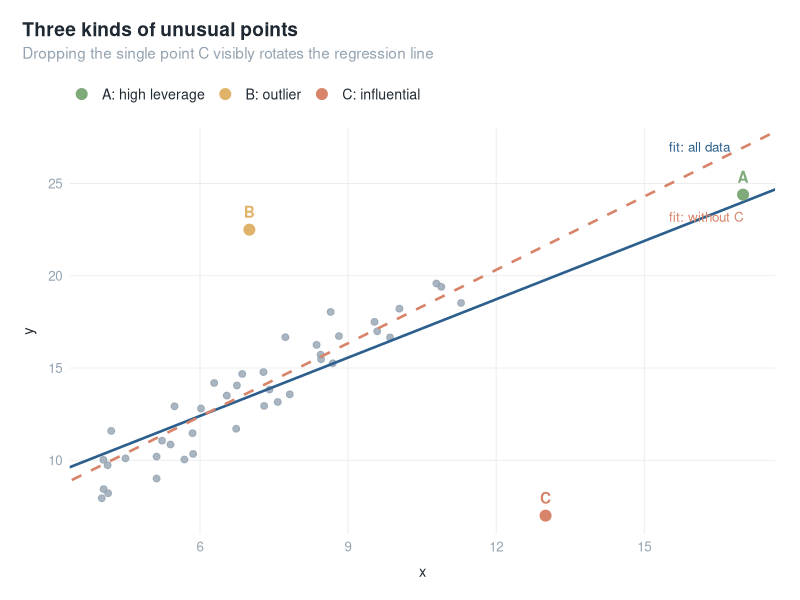
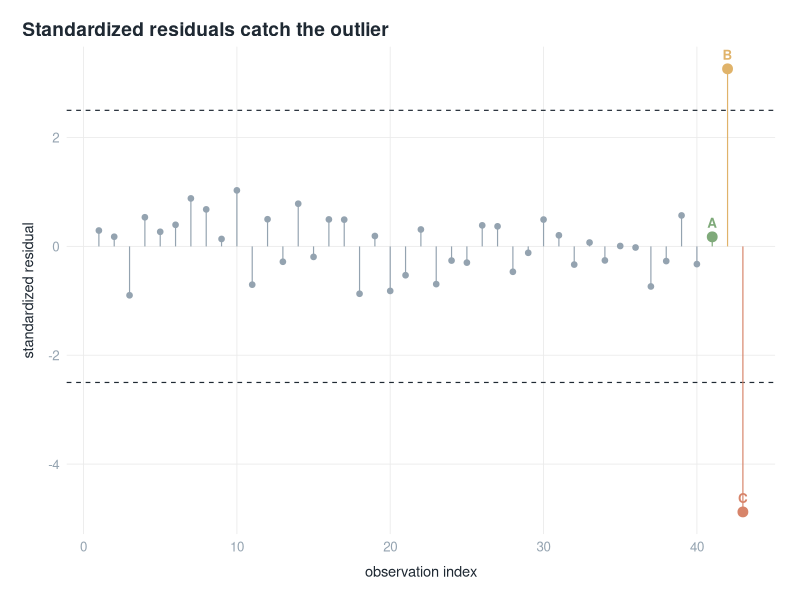
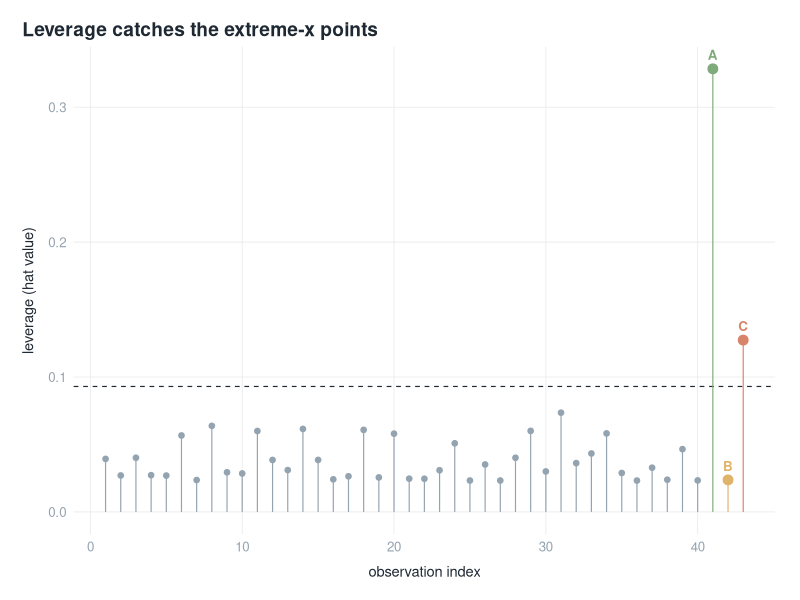
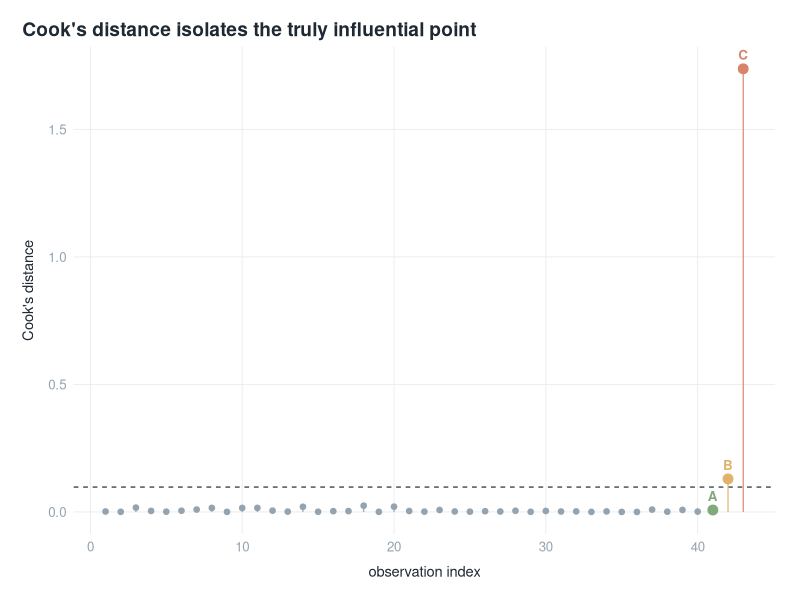
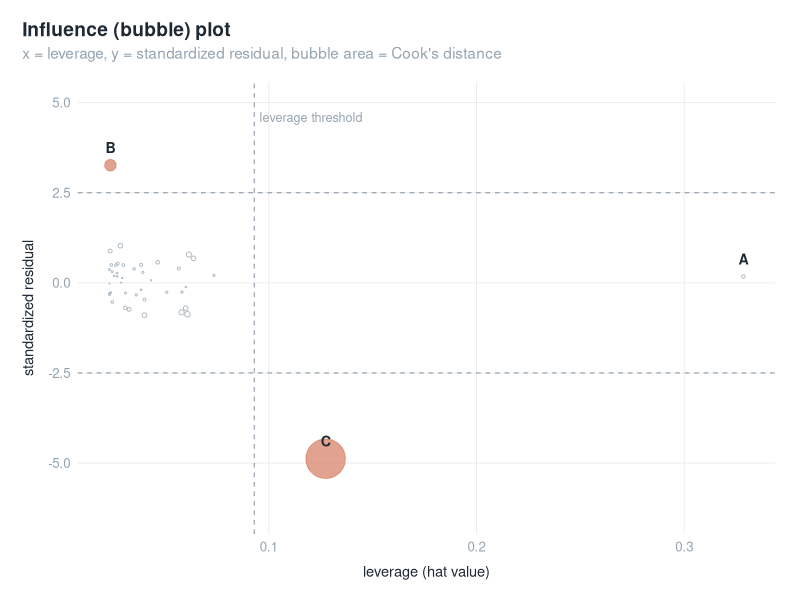
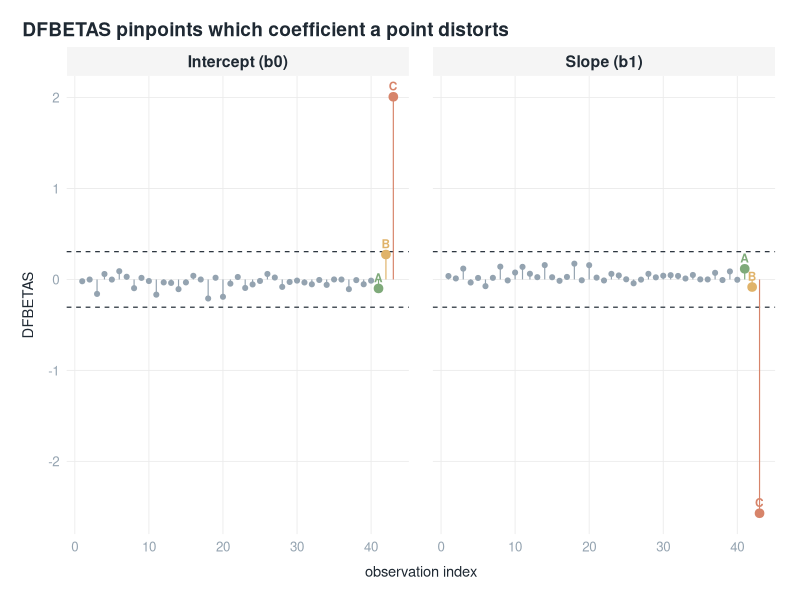
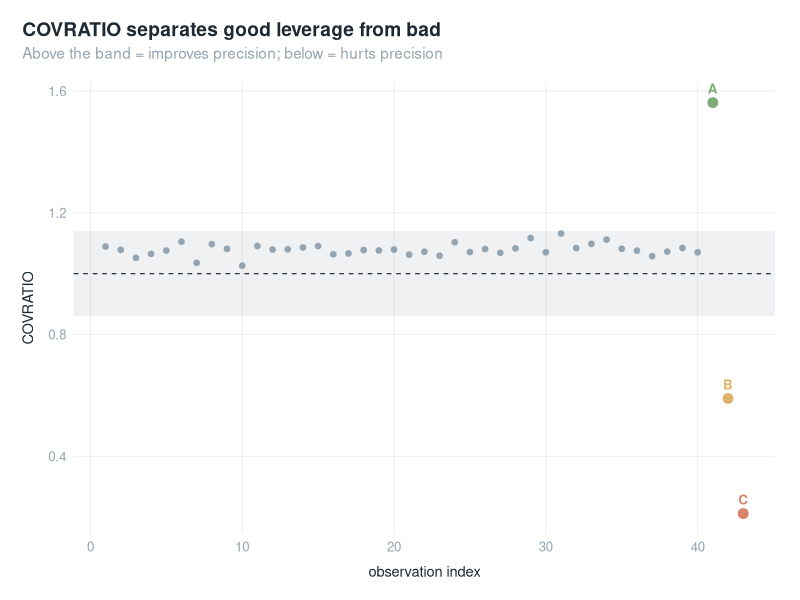

Reproduce these figures in R, in order.
## ---- chunk 1
knitr::opts_chunk$set(
  echo = TRUE,
  warning = FALSE,
  message = FALSE,
  fig.width = 7.4,
  fig.height = 4.4,
  dpi = 120,
  fig.retina = 2
)
## ---- chunk 2
library(ggplot2)

palette_blog <- c(
  ink     = "#1F2933",
  blue    = "#2C5F8D",
  rose    = "#D7846A",
  sage    = "#7FAA7A",
  gold    = "#E0B36A",
  plum    = "#5D4E75",
  ash     = "#94A3B0"
)

theme_blog <- function(base_size = 12) {
  theme_minimal(base_size = base_size) +
    theme(
      plot.title          = element_text(face = "bold", size = rel(1.15),
                                         color = palette_blog["ink"],
                                         margin = margin(b = 4)),
      plot.subtitle       = element_text(size = rel(0.92),
                                         color = palette_blog["ash"],
                                         margin = margin(b = 14)),
      plot.title.position = "plot",
      plot.caption        = element_text(size = rel(0.78),
                                         color = palette_blog["ash"],
                                         hjust = 0,
                                         margin = margin(t = 10)),
      plot.caption.position = "plot",
      axis.title          = element_text(size = rel(0.88),
                                         color = palette_blog["ink"]),
      axis.title.x        = element_text(margin = margin(t = 8)),
      axis.title.y        = element_text(margin = margin(r = 8)),
      axis.text           = element_text(color = palette_blog["ash"]),
      panel.grid.major    = element_line(color = "grey92", linewidth = 0.3),
      panel.grid.minor    = element_blank(),
      panel.spacing       = unit(1.2, "lines"),
      strip.text          = element_text(face = "bold",
                                         color = palette_blog["ink"],
                                         size = rel(0.95)),
      strip.background    = element_rect(fill = "grey96", color = NA),
      legend.position     = "top",
      legend.justification = "left",
      legend.title        = element_text(size = rel(0.88),
                                         color = palette_blog["ink"]),
      legend.text         = element_text(size = rel(0.85),
                                         color = palette_blog["ink"]),
      legend.margin       = margin(b = 4),
      plot.margin         = margin(16, 18, 14, 16)
    )
}
## ---- chunk 3
library(tidyverse)
set.seed(2026)

n_base  <- 40
x_base  <- runif(n_base, 4, 12)
y_base  <- 3 + 1.5 * x_base + rnorm(n_base, 0, 1.2)
base    <- tibble(x = x_base, y = y_base, label = "normal")

# B：x 居中、y 大幅偏离 —— 离群点
# C：x 偏大、y 明显偏离趋势 —— 强影响点
xB <- 7;  yB <- 3 + 1.5 * xB + 9
xC <- 13; yC <- 7

# A：x 最极端（高杠杆），但 y 落在"其余数据所隐含的那条线"上 —— 顺趋势
# 这样它虽然杠杆最高，加入后几乎不改变方程，是"好杠杆点"的典型
rest    <- bind_rows(base, tibble(x = c(xB, xC), y = c(yB, yC), label = c("B", "C")))
xA      <- 17
yA      <- as.numeric(predict(lm(y ~ x, data = rest),
                              newdata = tibble(x = xA))) + 0.6

special <- tibble(label = c("A", "B", "C"),
                  x = c(xA, xB, xC),
                  y = c(yA, yB, yC))

dat <- bind_rows(base, special) |> mutate(obs = row_number())
n   <- nrow(dat)   # 样本量
p   <- 1           # 预测变量个数（系数个数为 p + 1）
## ---- chunk 4
fit    <- lm(y ~ x, data = dat)
fit_noC <- lm(y ~ x, data = filter(dat, label != "C"))

pts <- dat |>
  mutate(kind = recode(label,
                       normal = "normal",
                       A = "A: high leverage",
                       B = "B: outlier",
                       C = "C: influential"))

lab_pts <- filter(pts, label != "normal")

ggplot(pts, aes(x, y)) +
  geom_point(data = filter(pts, label == "normal"),
             color = palette_blog["ash"], size = 2, alpha = 0.8) +
  geom_abline(intercept = coef(fit)[1], slope = coef(fit)[2],
              color = palette_blog["blue"], linewidth = 0.9) +
  geom_abline(intercept = coef(fit_noC)[1], slope = coef(fit_noC)[2],
              color = palette_blog["rose"], linewidth = 0.9, linetype = 2) +
  geom_point(data = lab_pts, aes(color = kind), size = 3.4) +
  geom_text(data = lab_pts, aes(label = label, color = kind),
            vjust = -1, fontface = "bold", show.legend = FALSE) +
  annotate("text", x = 15.5, y = 27, label = "fit: all data",
           color = palette_blog["blue"], hjust = 0, size = 3.4) +
  annotate("text", x = 15.5, y = 23.2, label = "fit: without C",
           color = palette_blog["rose"], hjust = 0, size = 3.4) +
  scale_color_manual(values = unname(palette_blog[c("sage", "gold", "rose")])) +
  labs(title = "Three kinds of unusual points",
       subtitle = "Dropping the single point C visibly rotates the regression line",
       x = "x", y = "y", color = NULL) +
  theme_blog()
## ---- chunk 5
d <- dat |>
  mutate(
    hat       = hatvalues(fit),
    std_resid = rstandard(fit),
    cooks     = cooks.distance(fit),
    dffits    = dffits(fit),
    covratio  = covratio(fit)
  )

thr <- list(
  hat     = 2 * (p + 1) / n,          # 杠杆值阈值
  cooks   = 4 / (n - p - 1),          # 库克距离阈值
  dffits  = 2 * sqrt((p + 1) / n),    # DFFITS 阈值
  dfbetas = 2 / sqrt(n),              # DFBETAS 阈值
  covr    = 3 * (p + 1) / n           # COVRATIO 阈值（偏离 1 的幅度）
)
## ---- chunk 6
hl <- c(normal = unname(palette_blog["ash"]),
        A = unname(palette_blog["sage"]),
        B = unname(palette_blog["gold"]),
        C = unname(palette_blog["rose"]))

index_plot <- function(df, yvar, title, ylab, hlines) {
  ggplot(df, aes(obs, .data[[yvar]])) +
    geom_hline(yintercept = hlines, linetype = 2,
               color = palette_blog["ink"], linewidth = 0.4) +
    geom_segment(aes(xend = obs, yend = 0, color = label), linewidth = 0.4) +
    geom_point(aes(color = label, size = label != "normal")) +
    geom_text(data = filter(df, label != "normal"),
              aes(label = label, color = label),
              vjust = -0.9, fontface = "bold", size = 3.4, show.legend = FALSE) +
    scale_color_manual(values = hl, guide = "none") +
    scale_size_manual(values = c(1.6, 3), guide = "none") +
    labs(title = title, x = "observation index", y = ylab) +
    theme_blog()
}
## ---- chunk 7
index_plot(d, "std_resid",
           "Standardized residuals catch the outlier",
           "standardized residual", hlines = c(-2.5, 2.5))
## ---- chunk 8
index_plot(d, "hat",
           "Leverage catches the extreme-x points",
           "leverage (hat value)", hlines = thr$hat)
## ---- chunk 9
index_plot(d, "cooks",
           "Cook's distance isolates the truly influential point",
           "Cook's distance", hlines = thr$cooks)
## ---- chunk 10
d <- d |> mutate(flagged = cooks > thr$cooks)

ggplot(d, aes(hat, std_resid)) +
  geom_hline(yintercept = c(-2.5, 2.5), linetype = 2,
             color = palette_blog["ash"], linewidth = 0.4) +
  geom_vline(xintercept = thr$hat, linetype = 2,
             color = palette_blog["ash"], linewidth = 0.4) +
  geom_point(aes(size = cooks, fill = flagged, color = flagged),
             shape = 21, alpha = 0.75) +
  geom_text(data = filter(d, label != "normal"),
            aes(label = label), fontface = "bold",
            vjust = -1.1, size = 3.6, color = palette_blog["ink"]) +
  scale_size_area(max_size = 13, guide = "none") +
  scale_fill_manual(values = c(`TRUE` = unname(palette_blog["rose"]),
                               `FALSE` = "white"), guide = "none") +
  scale_color_manual(values = c(`TRUE` = unname(palette_blog["rose"]),
                                `FALSE` = unname(palette_blog["ash"])),
                     guide = "none") +
  annotate("text", x = thr$hat, y = 4.6,
           label = "leverage threshold", hjust = -0.05,
           color = palette_blog["ash"], size = 3.2) +
  coord_cartesian(ylim = c(-6.4, 5), clip = "off") +
  labs(title = "Influence (bubble) plot",
       subtitle = "x = leverage, y = standardized residual, bubble area = Cook's distance",
       x = "leverage (hat value)", y = "standardized residual") +
  theme_blog()
## ---- chunk 11
comp <- tibble(
  term       = c("Intercept (b0)", "Slope (b1)"),
  full       = round(coef(fit), 2),
  without_C  = round(coef(fit_noC), 2)
) |>
  mutate(change_pct = round((without_C - full) / abs(full) * 100, 1))

knitr::kable(comp, col.names = c("Coefficient", "All data", "Without C", "Change (%)"),
             align = "lrrr")
## ---- chunk 12
dfb <- dfbetas(fit) |>
  as_tibble() |>
  rename(`Intercept (b0)` = `(Intercept)`, `Slope (b1)` = x) |>
  mutate(obs = dat$obs, label = dat$label) |>
  pivot_longer(c(`Intercept (b0)`, `Slope (b1)`),
               names_to = "coef", values_to = "dfbetas")

ggplot(dfb, aes(obs, dfbetas)) +
  geom_hline(yintercept = c(-thr$dfbetas, thr$dfbetas), linetype = 2,
             color = palette_blog["ink"], linewidth = 0.4) +
  geom_segment(aes(xend = obs, yend = 0, color = label), linewidth = 0.4) +
  geom_point(aes(color = label, size = label != "normal")) +
  geom_text(data = filter(dfb, label != "normal"),
            aes(label = label, color = label),
            vjust = -0.7, fontface = "bold", size = 3, show.legend = FALSE) +
  scale_color_manual(values = hl, guide = "none") +
  scale_size_manual(values = c(1.4, 2.6), guide = "none") +
  facet_wrap(~ coef) +
  labs(title = "DFBETAS pinpoints which coefficient a point distorts",
       x = "observation index", y = "DFBETAS") +
  theme_blog()
## ---- chunk 13
band <- c(1 - thr$covr, 1 + thr$covr)
ggplot(d, aes(obs, covratio)) +
  annotate("rect", xmin = -Inf, xmax = Inf, ymin = band[1], ymax = band[2],
           fill = palette_blog["ash"], alpha = 0.15) +
  geom_hline(yintercept = 1, linetype = 2,
             color = palette_blog["ink"], linewidth = 0.4) +
  geom_point(aes(color = label, size = label != "normal")) +
  geom_text(data = filter(d, label != "normal"),
            aes(label = label, color = label),
            vjust = -0.9, fontface = "bold", size = 3.4, show.legend = FALSE) +
  scale_color_manual(values = hl, guide = "none") +
  scale_size_manual(values = c(1.6, 3), guide = "none") +
  labs(title = "COVRATIO separates good leverage from bad",
       subtitle = "Above the band = improves precision; below = hurts precision",
       x = "observation index", y = "COVRATIO") +
  theme_blog()
## ---- chunk 14
mark <- function(cond) ifelse(cond, "✔", "–")

summ <- d |>
  filter(label != "normal") |>
  transmute(
    Point            = label,
    `Std. residual`  = mark(abs(std_resid) > 2.5),
    `Leverage`       = mark(hat > thr$hat),
    `Cook's D`       = mark(cooks > thr$cooks),
    DFFITS           = mark(abs(dffits) > thr$dffits),
    COVRATIO         = mark(abs(covratio - 1) > thr$covr)
  )

knitr::kable(summ, align = "lccccc")
